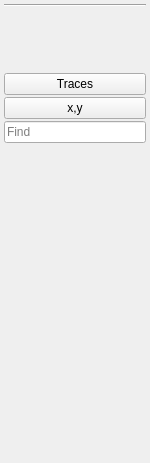
<?xml version="1.0" encoding="UTF-8"?>
<ui version="4.0">
 <class>FormImageOverlay</class>
 <widget class="QWidget" name="FormImageOverlay">
  <property name="geometry">
   <rect>
    <x>0</x>
    <y>0</y>
    <width>150</width>
    <height>463</height>
   </rect>
  </property>
  <property name="windowTitle">
   <string>Form</string>
  </property>
  <property name="autoFillBackground">
   <bool>true</bool>
  </property>
  <layout class="QVBoxLayout" name="verticalLayout_2">
   <property name="spacing">
    <number>2</number>
   </property>
   <property name="leftMargin">
    <number>4</number>
   </property>
   <property name="topMargin">
    <number>4</number>
   </property>
   <property name="rightMargin">
    <number>4</number>
   </property>
   <property name="bottomMargin">
    <number>4</number>
   </property>
   <item>
    <layout class="QVBoxLayout" name="verticalLayout"/>
   </item>
   <item>
    <widget class="Line" name="line">
     <property name="orientation">
      <enum>Qt::Horizontal</enum>
     </property>
    </widget>
   </item>
   <item>
    <widget class="QLabel" name="label1">
     <property name="text">
      <string/>
     </property>
    </widget>
   </item>
   <item>
    <widget class="QLabel" name="label4">
     <property name="text">
      <string/>
     </property>
    </widget>
   </item>
   <item>
    <widget class="QLabel" name="label2">
     <property name="text">
      <string/>
     </property>
    </widget>
   </item>
   <item>
    <widget class="QLabel" name="label3">
     <property name="text">
      <string/>
     </property>
    </widget>
   </item>
   <item>
    <widget class="QPushButton" name="btTraces">
     <property name="focusPolicy">
      <enum>Qt::NoFocus</enum>
     </property>
     <property name="text">
      <string>Traces</string>
     </property>
    </widget>
   </item>
   <item>
    <widget class="QPushButton" name="btCoords">
     <property name="focusPolicy">
      <enum>Qt::NoFocus</enum>
     </property>
     <property name="text">
      <string>x,y</string>
     </property>
    </widget>
   </item>
   <item>
    <widget class="QLineEdit" name="editFind">
     <property name="placeholderText">
      <string>Find</string>
     </property>
    </widget>
   </item>
   <item>
    <spacer name="verticalSpacer">
     <property name="orientation">
      <enum>Qt::Vertical</enum>
     </property>
     <property name="sizeHint" stdset="0">
      <size>
       <width>20</width>
       <height>180</height>
      </size>
     </property>
    </spacer>
   </item>
  </layout>
 </widget>
 <resources/>
 <connections/>
</ui>
